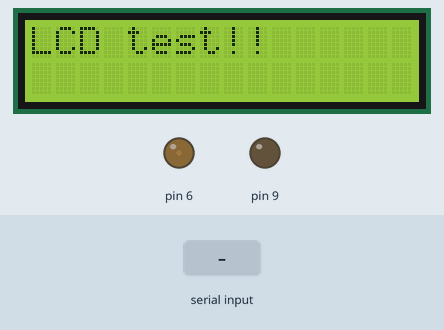
This sketch was run on a simulated Arduino Uno, built with avr-gcc and run on an emulated ATmega328P. Parts: 16×2 character LCD, output pins drawn as LEDs (lit = HIGH). The test bench sets the inputs (shaded band). Pins used as bus, display or sensor lines are not drawn; what the sketch prints to the serial monitor is not drawn.

Above: at 0.1 s.
At 1.6 s:
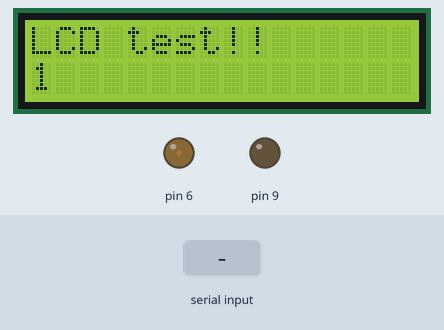
1.7 s: "N" received over Serial
At 2.8 s:
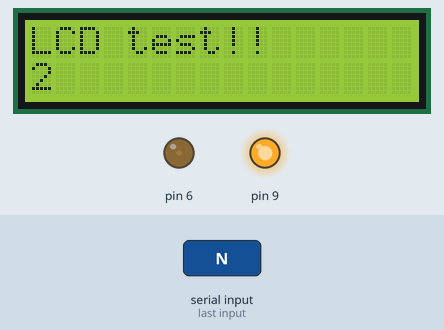
Timing chart, 0 to 4.7 s (numbered marks = the images above; inputs shaded):
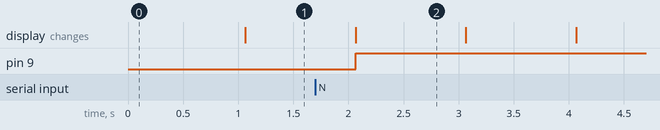

Measured:
- after the input at 1.7 s, pin 9: LOW → HIGH after 0.36 s
- what the display in image 2 shows lasts 1.0 s, from 2.1 s to 3.1 s

The sketch:

LCD_without_POT.ino
```cpp
/*
Library Originally added by David A Mellis
Library Modified by Limor Fried
Example added by Tom Igoe
Modified by Tom Igoe
This example is in the public domain. http://www.arduino.cc.en/Tutorial/LiquidCrystal
Contrast modification by Ahmed Murtaza Qureshi (www.engineeringlearning.blogspot.com)
*/
#include <LiquidCrystal.h>
char ch;
int Contrast=15;
// initialize the library with the numbers of the interface pins
LiquidCrystal lcd(12, 11, 5, 4, 3, 2);

void setup()
{
  Serial.begin(9600);
  Serial.println("LCD test with PWM contrast adjustment");
  pinMode(13,OUTPUT);
  analogWrite(6,Contrast);
  // set up the LCD's number of columns and rows:
  lcd.begin(16, 2);
  // Print a message to the LCD.
  lcd.print("LCD test!!");
}

void loop()
{
   digitalWrite(13,LOW);
   delay(1000);
   digitalWrite(13,HIGH);
  // set the cursor to column 0, line 1
  // (note: line 1 is the second row, since counting begins with 0):
  lcd.setCursor(0, 1);
  // print the number of seconds since reset:
  lcd.print(millis()/1000);

  //serialEvent();
}

void serialEvent()
{
     if (Serial.available())
  {
    ch= Serial.read();
    if(ch=='A' && Contrast<255)
    {
      Contrast=Contrast+1;
    }
    if(ch=='B' && Contrast>0)
    {
      Contrast=Contrast-1;
    }
        if(ch=='N')
    {
      analogWrite(9,28836);
    }
       if(ch=='F')
    {
      analogWrite(9,0);
    }
    analogWrite(6,Contrast);
    Serial.println("Current contrast");
    Serial.println(Contrast);
  }
}
```
